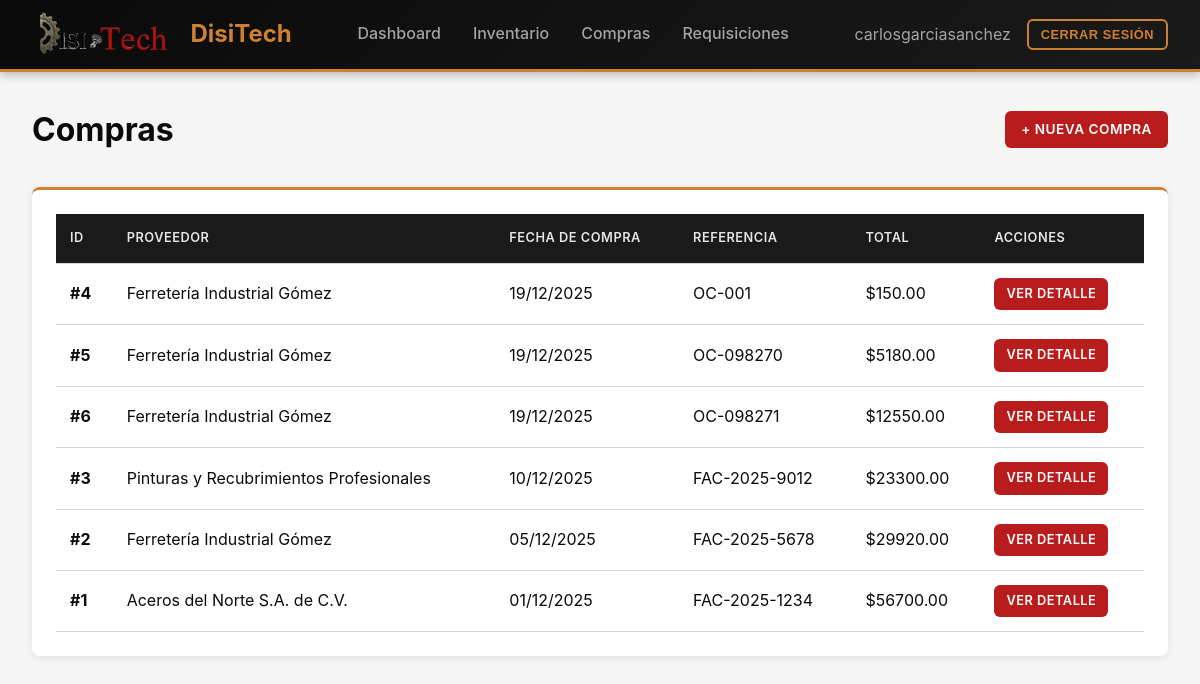
The page /compras/ (signed in) on the database as committed earlier.
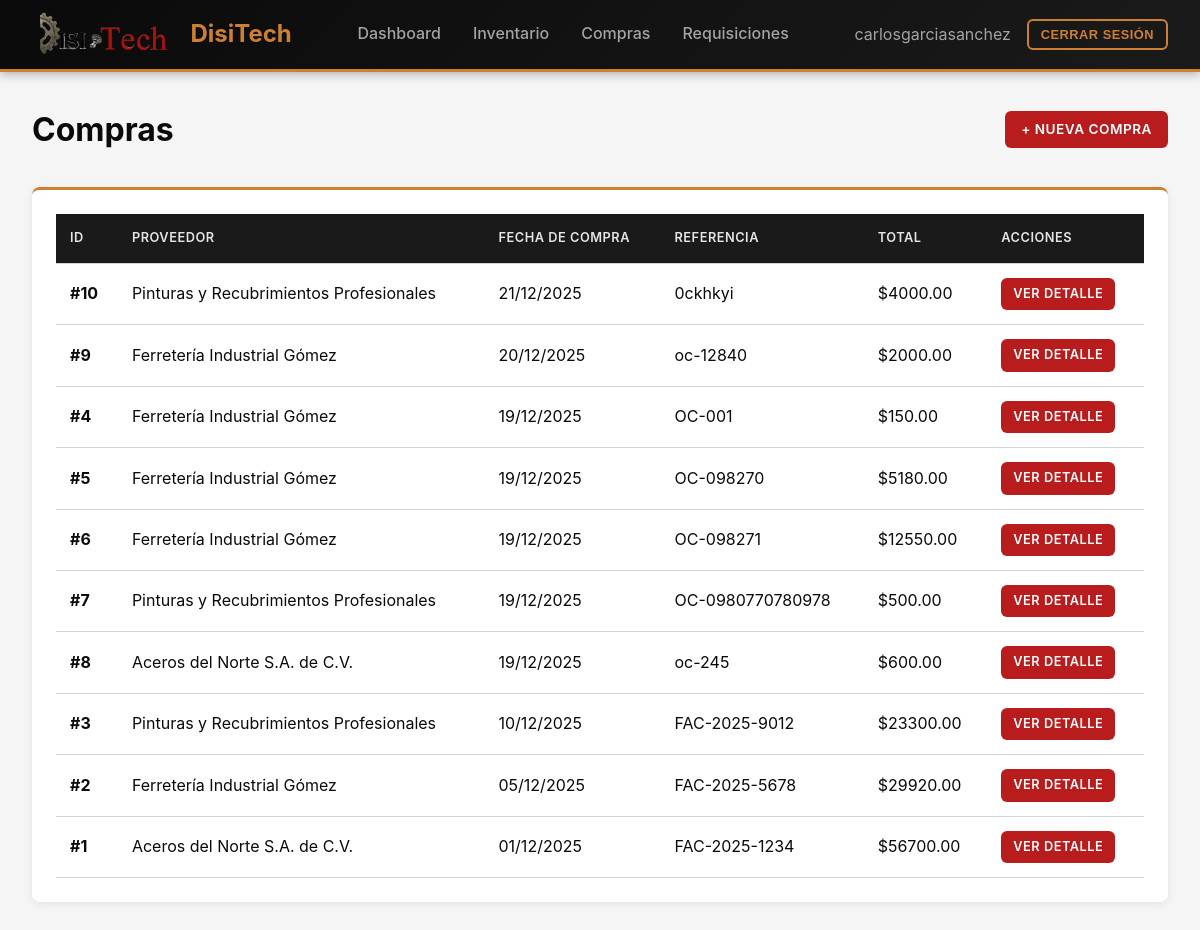
The same page on the database as committed later.
### inventory/models/compras.py (models this page shows, shortened)
class Purchase(models.Model):
    supplier = models.ForeignKey(Supplier, on_delete=models.PROTECT, related_name="purchases")
    purchased_at = models.DateField()
    ref = models.CharField(max_length=80, null=True, blank=True)  # folio/factura/OC
    created_at = models.DateTimeField(auto_now_add=True)

class Supplier(models.Model):
    name = models.CharField(max_length=120, unique=True)

### inventory/views.py (the view)
# urls.py: path("compras/", views.purchase_list, name="purchase_list"),
@login_required
@permission_required('inventory.view_purchase', raise_exception=True)
def purchase_list(request):
    purchases = Purchase.objects.select_related('supplier').prefetch_related('lines').order_by('-purchased_at')
    for purchase in purchases:
        purchase.total = sum(line.qty * line.unit_price for line in purchase.lines.all())
    context = {'purchases': purchases}
    return render(request, 'purchases/list.html', context)

### inventory/context_processors.py (called while the page is built)
def logo_context(request):
    logo_path = os.path.join(settings.MEDIA_ROOT, 'logo.png')
    if os.path.exists(logo_path):
        logo_url = settings.MEDIA_URL + 'logo.png'
    else:
        logo_url = None
    return {'logo_url': logo_url}

### templates/purchases/list.html (shortened to what this page needs)
{% extends 'base.html' %}
{% block content %}
<div style="display: flex; justify-content: space-between; align-items: center; margin-bottom: 2rem;">
    <h1>Compras</h1>
    {% if perms.inventory.add_purchase %}
    <a href="{% url 'purchase_create' %}" class="btn btn-primary">+ Nueva Compra</a>
    {% endif %}
</div>
<div class="card">
    <table>
        <thead>
            <tr>
                <th>ID</th>
                <th>Proveedor</th>
                <th>Fecha de Compra</th>
                <th>Referencia</th>
                <th>Total</th>
                <th>Acciones</th>
            </tr>
        </thead>
        <tbody>
            {% for purchase in purchases %}
            <tr>
                <td><strong>#{{ purchase.id }}</strong></td>
                <td>{{ purchase.supplier.name }}</td>
                <td>{{ purchase.purchased_at|date:"d/m/Y" }}</td>
                <td>{{ purchase.ref|default:"-" }}</td>
                <td>${{ purchase.total|floatformat:2 }}</td>
                <td>
                    <a href="{% url 'purchase_detail' purchase.pk %}" class="btn btn-sm btn-primary">Ver Detalle</a>
                </td>
            </tr>
            {% empty %}
            <tr>
                <td colspan="6" style="text-align: center; padding: 2rem; color: #64748b;">No hay compras registradas</td>
            </tr>
            {% endfor %}
        </tbody>
    </table>
</div>
{% endblock %}

### templates/base.html (shortened to what this page needs)
{% load static %}
<!DOCTYPE html>
<html lang="es">
<head>
</head>
<body>
    {% if user.is_authenticated %}
    <nav class="navbar">
        <a href="{% url 'dashboard' %}" class="navbar-brand">
            {% if logo_url %}
            <img src="{{ logo_url }}" alt="Logo">
            {% endif %}
            <span>DisiTech</span>
        </a>
        <div class="navbar-menu">
            <a href="{% url 'dashboard' %}">Dashboard</a>
            {% if perms.inventory.view_inventoryitem %}
            <a href="{% url 'inventory_list' %}">Inventario</a>
            {% endif %}
            {% if perms.inventory.view_purchase %}
            <a href="{% url 'purchase_list' %}">Compras</a>
            {% endif %}
            {% if perms.inventory.view_requisition %}
            <a href="{% url 'requisition_list' %}">Requisiciones</a>
            {% endif %}
        </div>
        <div class="navbar-user">
            <span>{{ user.username }}</span>
            <form method="post" action="{% url 'logout' %}" style="display: inline;">
                <button type="submit" class="btn btn-sm btn-outline">Cerrar Sesión</button>
            </form>
        </div>
    </nav>
    {% endif %}
    <main class="container">
        {% block content %}{% endblock %}
    </main>
</body>
</html>

### templates/base.html (style rules this page uses)
* { margin: 0; padding: 0; box-sizing: border-box; }
:root { --primary: #b91c1c; --primary-dark: #991b1b; --copper: #cd7f32; --copper-light: #d4a574; --secondary: #525252; --success: #16a34a; --warning: #ca8a04; --danger: #dc2626; --dark: #0a0a0a; --light: #f5f5f5; --border: #d4d4d4; }
body { font-family: -apple-system, BlinkMacSystemFont, 'Segoe UI', Roboto, 'Helvetica Neue', Arial, sans-serif; background: var(--light); color: var(--dark); line-height: 1.6; }
.navbar { background: linear-gradient(135deg, #0a0a0a 0%, #1a1a1a 100%); box-shadow: 0 2px 10px rgba(0,0,0,0.3); padding: 0.75rem 2rem; display: flex; justify-content: space-between; align-items: center; position: sticky; top: 0; z-index: 100; border-bottom: 3px solid var(--copper); }
.navbar-brand { display: flex; align-items: center; gap: 1rem; font-size: 1.5rem; font-weight: 700; color: var(--copper); text-decoration: none; }
.navbar-brand img { height: 45px; width: auto; }
.navbar-menu { display: flex; gap: 2rem; align-items: center; }
.navbar-menu a { color: #a3a3a3; text-decoration: none; font-weight: 500; transition: all 0.2s; padding: 0.5rem 0; border-bottom: 2px solid transparent; }
.navbar-user { display: flex; align-items: center; gap: 1rem; color: #a3a3a3; }
.btn { padding: 0.5rem 1rem; border: none; border-radius: 0.375rem; font-weight: 600; cursor: pointer; transition: all 0.2s; text-decoration: none; display: inline-block; text-transform: uppercase; font-size: 0.85rem; letter-spacing: 0.5px; }
.btn-primary { background: var(--primary); color: white; }
.btn-outline { background: transparent; border: 2px solid var(--copper); color: var(--copper); }
.btn-sm { padding: 0.375rem 0.75rem; font-size: 0.8rem; }
.container { max-width: 1200px; margin: 2rem auto; padding: 0 2rem; }
.card { background: white; border-radius: 0.5rem; box-shadow: 0 2px 8px rgba(0,0,0,0.08); padding: 1.5rem; margin-bottom: 1.5rem; border-top: 3px solid var(--copper); }
table { width: 100%; border-collapse: collapse; }
th, td { padding: 0.875rem; text-align: left; border-bottom: 1px solid var(--border); }
th { background: #1a1a1a; font-weight: 600; color: #e5e5e5; text-transform: uppercase; font-size: 0.8rem; letter-spacing: 0.5px; }

Rows that differ between the two databases and show on the page:
added Purchase: id "10", supplier.name "Pinturas y Recubrimientos Profesionales", purchased_at "21/12/2025", ref "0ckhkyi", total "4000.00"
added Purchase: id "9", supplier.name "Ferretería Industrial Gómez", purchased_at "20/12/2025", ref "oc-12840", total "2000.00"
added Purchase: id "7", supplier.name "Pinturas y Recubrimientos Profesionales", purchased_at "19/12/2025", ref "OC-0980770780978", total "500.00"
added Purchase: id "8", supplier.name "Aceros del Norte S.A. de C.V.", purchased_at "19/12/2025", ref "oc-245", total "600.00"
